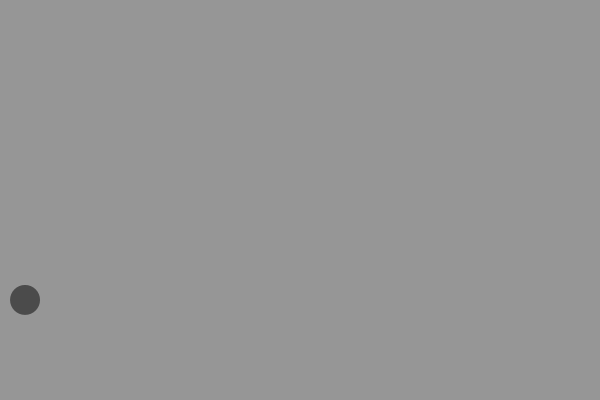
Frame 1 (no input)
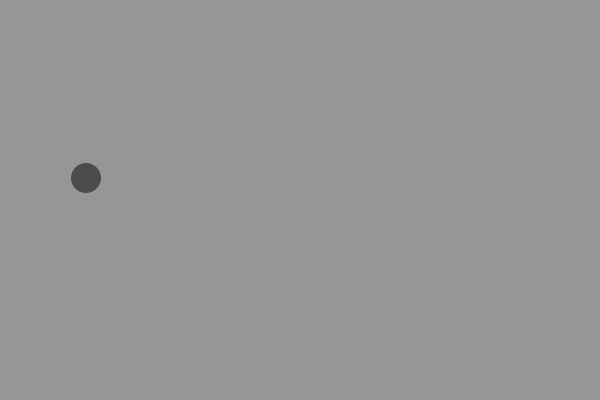
Frame 60 (the mouse pressed at the canvas centre just before this capture)
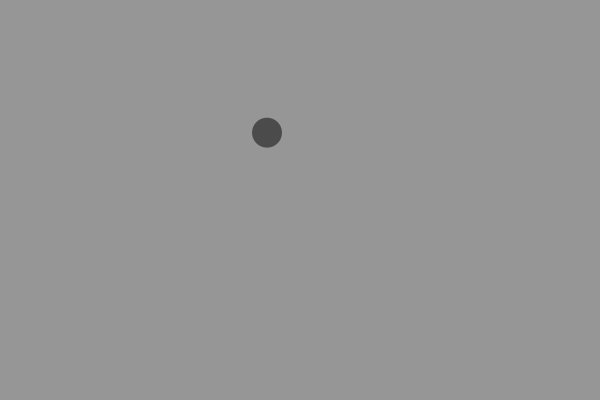
Frame 120 (the mouse held since frame 60 and released just before this capture)

The Processing sketch that drew these frames (run headless with seeded random() and noise(); from frame 60 on, the mouse is pressed at the canvas centre):

// Processing sketch: helium_baloon
// ── helium_baloon.pde
Mover mover;
PVector gravity;
PVector wind;

void setup() {
  size(600, 400);
  mover = new Mover();
}

void draw() {
  background(150);
  gravity = new PVector(0, -0.2);
  //gravity.mult(movers[i].mass);
  wind = new PVector(0.1, 0);
  mover.applyForce(gravity);
  mover.applyForce(wind);
  mover.update();
  mover.display();
  mover.checkEdge();
}
// ── mover.pde


class Mover {
  PVector location;
  PVector volocity;
  PVector acceleration;
  float mass;

  Mover() {
    location = new PVector(25, 300);
    volocity = new PVector(0, 0);
    acceleration = new PVector(0, 0);
    mass = 3;
  }

  void applyForce(PVector f) {
    PVector force = PVector.div(f, mass);
    acceleration.add(force);
  }

  void update() {
    volocity.add(acceleration);
    //volocity.limit(10);
    println(volocity.y);
    location.add(volocity);
    acceleration.mult(0);
  }

  void display() {
    noStroke();
    fill(75);
    ellipse(location.x, location.y, mass * 10, mass * 10);
  }

  void checkEdge() {
    if (location.x > width) {
      location.x = width;
      volocity.x *= -1;
    } else if (location.x < 0) {
      volocity.x *= -1;
      location.x = 0;
    }

    if (location.y > height) {
      volocity.y *= -1;
      location.y = height;
    } else if (location.y < 0) {
      volocity.y *= -1;
    }
  }
}
